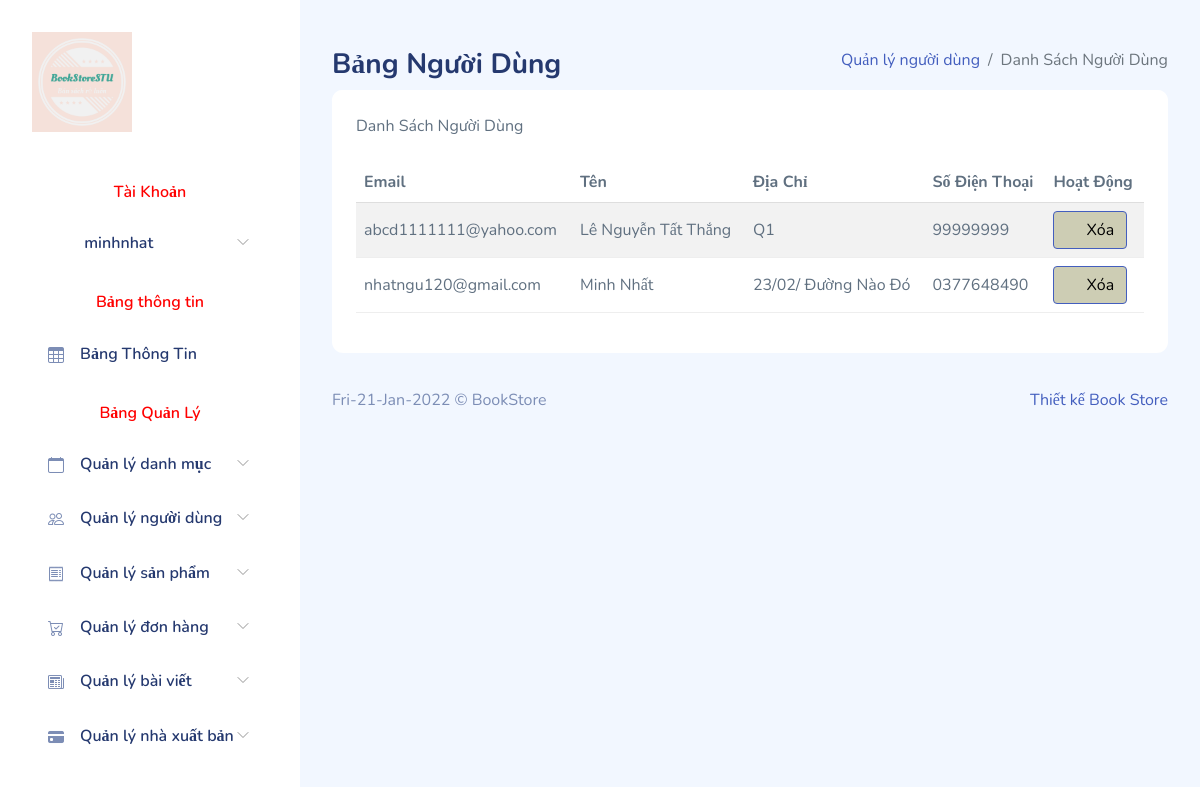
Screenshot of /admin/back-end/index.php?controller=nguoidung (signed in) with the database file from the repository.
### tables this page shows
CREATE TABLE IF NOT EXISTS `users` (
  `email` varchar(50) NOT NULL DEFAULT '',
  `password` varchar(32) NOT NULL,
  `name` varchar(50) NOT NULL,
  `address` varchar(100) NOT NULL,
  `phone` varchar(10) DEFAULT NULL,
  PRIMARY KEY (`email`)
);

### admin/back-end/Model/Db.php (called while the page is built, shortened)
<?php
class Db {
    protected static $pdo;
    function __construct()
    {
        self::$pdo= new PDO('mysql:host='. HOST .';dbname='.DB , USER  , PW );
        self::$pdo->query('set names utf8' );
    }
    protected function selectQuery($sql, $arr=[])
    {
        $stm = self::$pdo->prepare($sql);
        $stm->execute($arr);
        return $stm->fetchAll(PDO::FETCH_ASSOC);
    }
}

### admin/back-end/Model/NguoiDung.php (called while the page is built, shortened)
<?php
class NguoiDung extends Db
{
    function all()
    {
        return $this->selectQuery('select * from users');
    }
}

### admin/back-end/View/user.php (the view, shortened to what this page needs)
<!DOCTYPE html>
<html lang="en">
<head>
    <?php include 'View/assets/layouts/headerpage_Admin.php' ?>
</head>
<body>
    <div id="app">
        <?php include 'View/assets/layouts/menupage_Admin.php' ?>
        <div id="main">
            <div class="page-heading">
                <div class="page-title">
                    <div class="row">
                        <div class="col-12 col-md-6 order-md-1 order-last">
                            <h3>Bảng Người Dùng</h3>
                        </div>
                        <div class="col-12 col-md-6 order-md-2 order-first">
                            <nav aria-label="breadcrumb" class="breadcrumb-header float-start float-lg-end">
                                <ol class="breadcrumb">
                                    <li class="breadcrumb-item"><a href="#">Quản lý người dùng</a></li>
                                    <li class="breadcrumb-item active" aria-current="page">Danh Sách Người Dùng</li>
                                </ol>
                            </nav>
                        </div>
                    </div>
                </div>
                <section class="section">
                    <div class="card">
                        <div class="card-header">
                            Danh Sách Người Dùng
                        </div>
                        <div class="card-body">
                            <table class="table table-striped" id="table1">
                                <thead>
                                    <tr>
                                        <th>Email</th>
                                        <th>Tên</th>
                                        <th>Địa Chỉ</th>
                                        <th>Số Điện Thoại</th>
                                        <th>Hoạt Động</th>
                                    </tr>
                                </thead>
                                <tbody>
                                    <?php
                                   foreach ($data as $r) {
                                    ?>
                                     <tr>
                                <td><?php echo $r['email']?></td>
                                <td><?php echo $r['name']?></td>
                                <td><?php echo $r['address']?></td>
                                <td><?php echo $r['phone']?></td>
                                <td>
                                  <a href="index.php?controller=nguoidung&action=deletenguoidung&id=<?php echo $r['email'] ?>" type="submit" data-toggle="tooltip" title="" class="btn btn-primary btn-round ml-auto" data-original-title="Remove" onclick="return confirm('Bạn muốn xóa người dùng <?php echo $r['email']?> không ?')" style="background-color: #CDCDB4;color: black">
                                                     <svg class="bi" width="1em" height="1em" fill="currentColor">
                                                      <use
                                                       xlink:href="View/assets/vendors/bootstrap-icons/bootstrap-icons.svg#trash-fill" />
                                                     </svg>
                                                    Xóa
                                                </a>
                                </td>
                                </tr>
                                <?php
                            }
                            ?>
                                </tbody>
                            </table>
                        </div>
                    </div>
                </section>
            </div>
            <footer>
                <?php include 'View/assets/layouts/footerpage_Admin.php' ?>
            </footer>
        </div>
    </div>
</body>
</html>

### admin/back-end/View/assets/css/app.css (style rules this page uses)
.btn i,.btn svg { width:16px;height:16px }
.btn.btn-danger,.btn.btn-info,.btn.btn-primary,.btn.btn-secondary,.btn.btn-success,.btn.btn-warning { color:#fff }
.card { margin-bottom:2.2rem;border:none }
.card .card-header { border:none }
.card .card-header~.card-body { padding-top:0 }
.card .card-body { padding:1.5rem }
.dataTable-table td,.dataTable-table thead th,.table td,.table thead th { vertical-align:middle }
.dataTable-table:not(.table-borderless) thead th,.table:not(.table-borderless) thead th { border-bottom:1px solid #dedede!important }
.bi { width:1rem;height:1rem }
#main { margin-left:300px;padding:2rem }
.page-heading { margin:0 0 2rem }
.page-heading h3 { font-weight:700 }
a { text-decoration:none }

### rows the page displays
users: email "abcd1111111@yahoo.com", name "Lê Nguyễn Tất Thắng", address "Q1", phone "99999999"
users: email "nhatngu120@gmail.com", name "Minh Nhất", address "23/02/ Đường Nào Đó", phone "0377648490"

### other values shown
$_SESSION["username"] "minhnhat"
